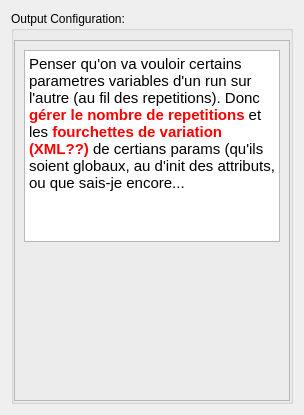
        <widget class="QWidget" name="tab_Outputs">
         <attribute name="icon">
          <iconset resource="Resources/Resources.qrc">
           <normaloff>:/new/prefix1/output-build-icon.png</normaloff>:/new/prefix1/output-build-icon.png</iconset>
         </attribute>
         <attribute name="title">
          <string>Outputs</string>
         </attribute>
         <layout class="QVBoxLayout" name="verticalLayout_19">
          <item>
           <widget class="QGroupBox" name="groupBox_5">
            <property name="title">
             <string>Output Configuration:</string>
            </property>
            <layout class="QVBoxLayout" name="verticalLayout_18">
             <property name="leftMargin">
              <number>0</number>
             </property>
             <property name="rightMargin">
              <number>0</number>
             </property>
             <property name="bottomMargin">
              <number>0</number>
             </property>
             <item>
              <widget class="QFrame" name="frame_6">
               <property name="frameShape">
                <enum>QFrame::StyledPanel</enum>
               </property>
               <property name="frameShadow">
                <enum>QFrame::Raised</enum>
               </property>
               <layout class="QGridLayout" name="gridLayout_4">
                <item row="1" column="0">
                 <spacer name="verticalSpacer_5">
                  <property name="orientation">
                   <enum>Qt::Vertical</enum>
                  </property>
                  <property name="sizeHint" stdset="0">
                   <size>
                    <width>20</width>
                    <height>149</height>
                   </size>
                  </property>
                 </spacer>
                </item>
                <item row="0" column="0">
                 <widget class="QTextEdit" name="textEdit">
                  <property name="html">
                   <string>&lt;!DOCTYPE HTML PUBLIC &quot;-//W3C//DTD HTML 4.0//EN&quot; &quot;http://www.w3.org/TR/REC-html40/strict.dtd&quot;&gt;
&lt;html&gt;&lt;head&gt;&lt;meta name=&quot;qrichtext&quot; content=&quot;1&quot; /&gt;&lt;style type=&quot;text/css&quot;&gt;
p, li { white-space: pre-wrap; }
&lt;/style&gt;&lt;/head&gt;&lt;body style=&quot; font-family:'Sans'; font-size:9pt; font-weight:400; font-style:normal;&quot;&gt;
&lt;p style=&quot; margin-top:0px; margin-bottom:0px; margin-left:0px; margin-right:0px; -qt-block-indent:0; text-indent:0px;&quot;&gt;&lt;span style=&quot; font-family:'Ubuntu'; font-size:11pt;&quot;&gt;Penser qu'on va vouloir certains parametres variables d'un run sur l'autre (au fil des repetitions). Donc &lt;/span&gt;&lt;span style=&quot; font-family:'Ubuntu'; font-size:11pt; font-weight:600; color:#ff0000;&quot;&gt;gérer le nombre de repetitions&lt;/span&gt;&lt;span style=&quot; font-family:'Ubuntu'; font-size:11pt;&quot;&gt; et les &lt;/span&gt;&lt;span style=&quot; font-family:'Ubuntu'; font-size:11pt; font-weight:600; color:#ff0000;&quot;&gt;fourchettes de variation (XML??)&lt;/span&gt;&lt;span style=&quot; font-family:'Ubuntu'; font-size:11pt;&quot;&gt; de certians params (qu'ils soient globaux, au d'init des attributs, ou que sais-je encore...&lt;/span&gt;&lt;/p&gt;&lt;/body&gt;&lt;/html&gt;</string>
                  </property>
                 </widget>
                </item>
               </layout>
              </widget>
             </item>
            </layout>
           </widget>
          </item>
         </layout>
        </widget>
